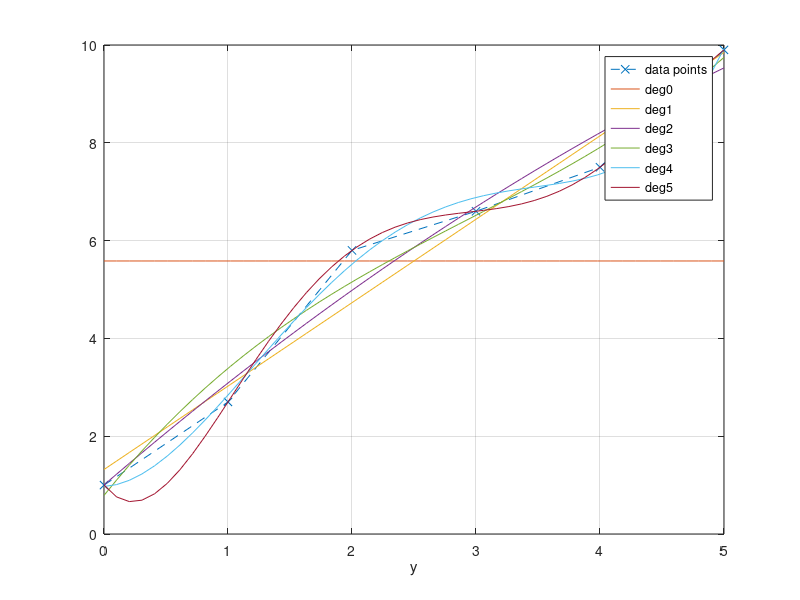

Recreate this plot in MATLAB.
%% Solves qs 3.1 for assignment 2

% This function plots the polynomial data according to the rubricks of the
% question
function ploynomialCurve()

% given data points 
t = [0 1 2 3 4 5];
y = [1 2.7 5.8 6.6 7.5 9.9];

A = ones(length(t), 1);

% space each time slot for plotting purposes by p between the given range
% of t
p = 50;
timeSlots = linspace(0,5,p)';

for i = 1 : length(t)
    % x contains the initial y-slot values for each iteration
    x = A(:,1:i)\y';
    ySlots(1:p,i) = x(i);
    
    % make adjustments on yslots, according to the previous values of
    % timeSlots
    for k = 2 : i
        ySlots(:,i) = ySlots(:,i).*timeSlots+x(i-k+1);
    end
    
    A(:,i+1) = A(:,i).*t';
end

% plot results and original data points
title('data points vs polynomial curves');
plot(t,y,'--x');
hold on
plot(timeSlots, ySlots);
grid on
xlabel('t');
xlabel('y');
legend('data points','deg0','deg1','deg2','deg3','deg4','deg5');
end